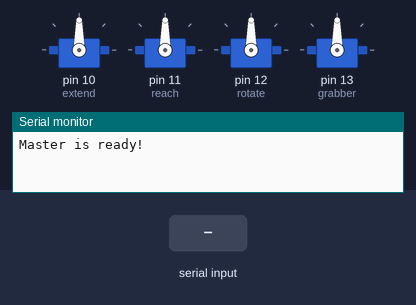
The sketch below on a simulated Arduino Uno, built with avr-gcc and run on an emulated ATmega328P. On the bench: 4 × servo, the last lines printed to the serial monitor. Inputs (shaded band) come from the test bench.

Above: at 5.2 s.
5.3 s: "r90\n" received over the second serial link
At 6.4 s:
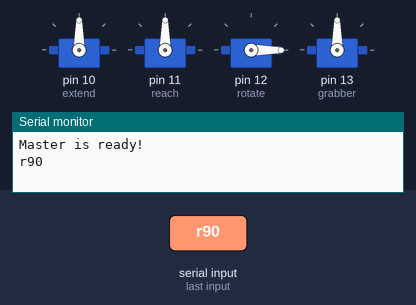
6.8 s: "m\n" received over the second serial link
8.3 s: "c\n" received over the second serial link
Timing chart, 0 to 11.3 s (numbered marks = the images above; inputs shaded):
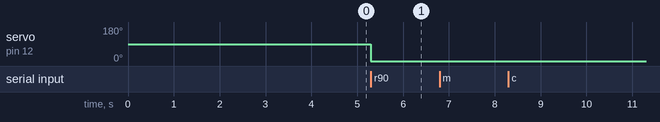

The sketch:

MeArmBluetoothApp.ino
```cpp
#include <SoftwareSerial.h>
#include <Servo.h>

#define RxD 6
#define TxD 7

int pos = 0, rot = 0, grab = 0;
Servo extend, reach, rotate, grabber;
SoftwareSerial bluetoothSerial(RxD, TxD);

void setup() {
  Serial.begin(9600);

  extend.attach(10);
  reach.attach(11);
  rotate.attach(12);
  grabber.attach(13);

  pinMode(RxD, INPUT);
  pinMode(TxD, OUTPUT);
  setupBluetooth();
}

void moveArm(char direction, int amount)
{
  switch(direction)
  {
    case 'f':
    pos += amount;
    break;
    case 'b':
    pos -= amount;
    break;
  }
  pos = max(0, pos);
  pos = min(180, pos);
  extend.write(pos);
}
void rotateArm(char direction, int amount)
{
  switch(direction)
  {
    case 'l':
    rot += amount;
    break;
    case 'r':
    rot -= amount;
    break;
  }
  rot = max(0, rot);
  rot = min(180, rot);
  rotate.write(rot);
}
void clawArm(char direction, int amount)
{
  switch(direction)
  {
    case 'g':
    grab += amount;
    break;
    case 'r':
    grab -= amount;
    break;
  }
  grab = max(0, grab);
  grab = min(180, grab);
  grabber.write(grab);
}

void doMove(char move, char direction, int amount)
{
  switch(move)
  {
    case 'm':
    moveArm(direction, amount);
    break;
    case 'r':
    rotateArm(direction, amount);
    break;
    case 'c':
    clawArm(direction, amount);
    break;
  }
}

void loop() {
  while(1)
  {
    if(bluetoothSerial.available())
    {
      int count = 0;
      String input;
      while(bluetoothSerial.available())
      {
        char inputChar = bluetoothSerial.read();
        if(inputChar == '\n')
        {
          break;
        }
        count += 1;
        input += inputChar;
      }

      if(count == 3)
      {
        char move = input[0];
        char direction = input[1];
        int amount = input[2] - '0';
        doMove(move, direction, amount);
      }

      Serial.println(input);
    }
  }
}

void setupBluetooth()
{
  bluetoothSerial.begin(38400);
  bluetoothSerial.print("\r\n+STDWMOD=0\r\n");
  bluetoothSerial.print("\r\n+STNA=ME_ARM\r\n");
  bluetoothSerial.print("\r\n+STOAUT=1\r\n");
  bluetoothSerial.print("\r\n+STAUTO=0\r\n");
  delay(2000);
  bluetoothSerial.print("\r\n+INQ=1\r\n");
  Serial.println("Master is ready!");
  delay(2000);
  bluetoothSerial.flush();
}
```

Measured:
- after the input at 5.3 s, servo on pin 12 (rotate): 90° → 0° at once
